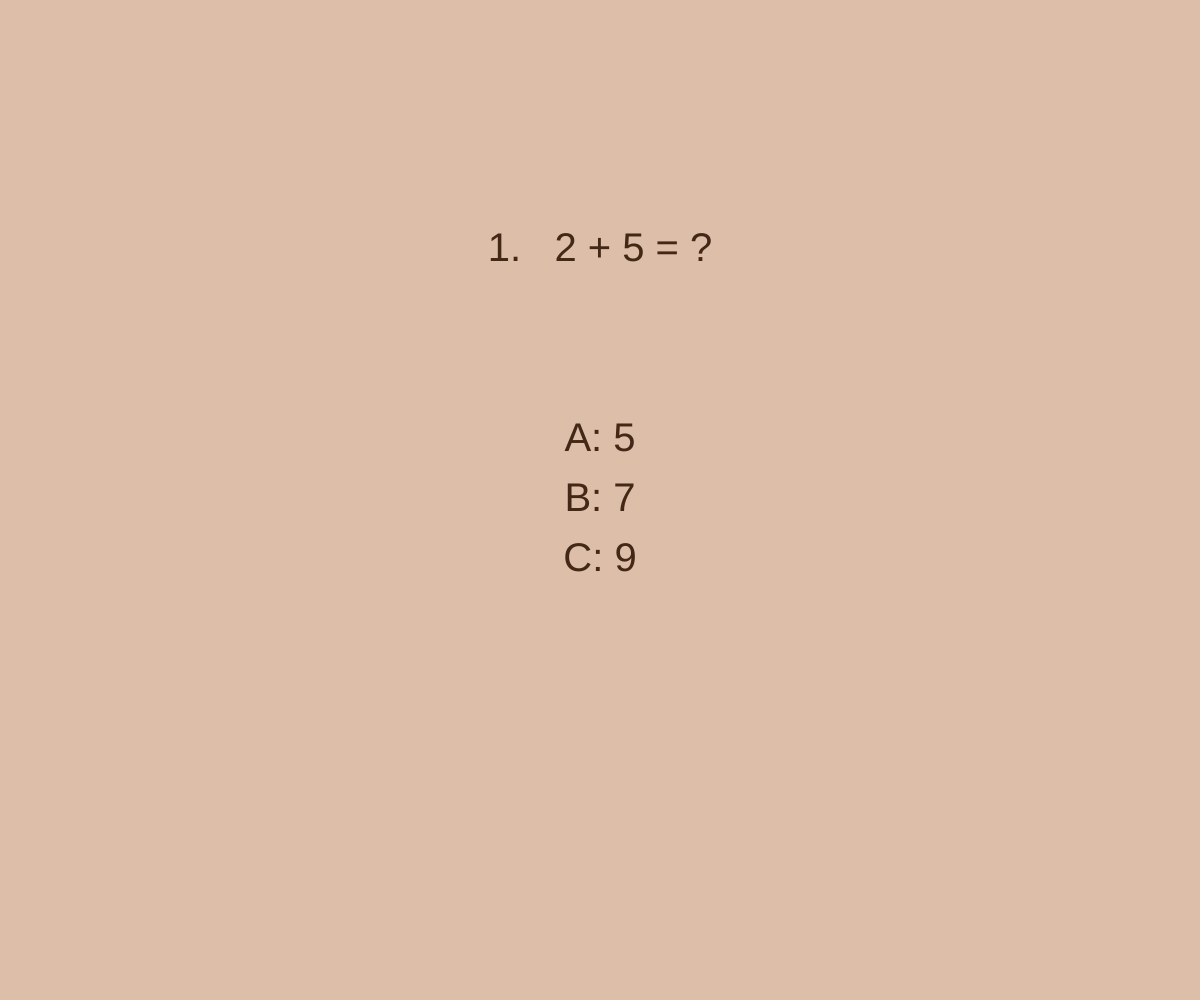
Frame 1 (no input)
Frame 60 (no input): identical to frame 1, image omitted
Frame 120 (the mouse pressed at the canvas centre since frame 60): identical to frame 1, image omitted

The p5.js sketch that drew this single still picture (run headless with seeded random() and noise() and a simulated clock; from frame 60 on, the mouse is pressed at the canvas centre):

// p5.js sketch
// ── sketch.js
let questions = [
  { question: "1.   2 + 5 = ?", options: [5, 7, 9], answer: 7 },
  { question: "2.   5 x 6 = ?", options: [30, 25, 35], answer: 30 },
  { question: "3.   15 - 4 = ?", options: [11, 12, 13], answer: 11 }
];

let currentQuestion = 0;
let userAnswer = null;
const optionLabels = ['A', 'B', 'C']; // 選項標號

function setup() {
  createCanvas(windowWidth, windowHeight); // 使用整個視窗大小
}

function draw() {
  background('#ddbea9'); // 設定背景顏色為 #f08080
  textSize(40); // 設定文字大小為 40
  textAlign(CENTER, CENTER);
  fill('#432818'); // 設定文字顏色為 #c9ada7

  if (currentQuestion < questions.length) {
    let q = questions[currentQuestion];
    text(q.question, width / 2, height / 4);

    // 計算選項間的間距，讓它們平均分佈
    let spacing = 60; // 每個選項之間的間距
    let startY = height / 2 - (q.options.length - 1) * spacing / 2; // 起始位置

    for (let i = 0; i < q.options.length; i++) {
      let y = startY + i * spacing;
      text(`${optionLabels[i]}: ${q.options[i]}`, width / 2, y);
    }

    if (userAnswer !== null) {
      if (q.options[userAnswer] === q.answer) {
        text("Correct!", width / 2, height - 50);
        userAnswer = null; // 重置答案
        currentQuestion++; // 立即跳到下一題
      } else {
        text("Wrong!", width / 2, height - 50);
        userAnswer = null; // 重置答案
      }
    }
  } else {
    text("Quiz Complete!", width / 2, height / 2);
  }
}

function keyPressed() {
  if (currentQuestion < questions.length) {
    if (key.toUpperCase() === 'A' || key.toUpperCase() === 'B' || key.toUpperCase() === 'C') {
      userAnswer = optionLabels.indexOf(key.toUpperCase());
    }
  }
}

function windowResized() {
  resizeCanvas(windowWidth, windowHeight); // 當視窗大小改變時調整畫布
}
